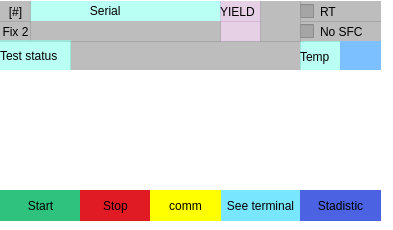
          <widget class="QFrame" name="frame_3">
           <property name="geometry">
            <rect>
             <x>10</x>
             <y>230</y>
             <width>393</width>
             <height>230</height>
            </rect>
           </property>
           <property name="styleSheet">
            <string notr="true">border-radius:0px;
background-color: rgb(255, 255, 255);</string>
           </property>
           <property name="frameShape">
            <enum>QFrame::StyledPanel</enum>
           </property>
           <property name="frameShadow">
            <enum>QFrame::Raised</enum>
           </property>
           <widget class="QLabel" name="label_20">
            <property name="geometry">
             <rect>
              <x>30</x>
              <y>1</y>
              <width>191</width>
              <height>20</height>
             </rect>
            </property>
            <property name="styleSheet">
             <string notr="true">background-color: rgba(137, 255, 235, 150);
color: rgb(0, 0, 0);</string>
            </property>
            <property name="text">
             <string>                  Serial</string>
            </property>
           </widget>
           <widget class="QLabel" name="nt_yiel_2">
            <property name="geometry">
             <rect>
              <x>220</x>
              <y>21</y>
              <width>41</width>
              <height>21</height>
             </rect>
            </property>
            <property name="styleSheet">
             <string notr="true">background-color: rgba(200, 154, 200, 118);</string>
            </property>
            <property name="text">
             <string/>
            </property>
           </widget>
           <widget class="QLabel" name="lb_status_2">
            <property name="geometry">
             <rect>
              <x>220</x>
              <y>1</y>
              <width>41</width>
              <height>21</height>
             </rect>
            </property>
            <property name="styleSheet">
             <string notr="true">color: rgb(0, 0, 0);
background-color: rgba(200, 154, 200, 118);</string>
            </property>
            <property name="text">
             <string>YIELD</string>
            </property>
           </widget>
           <widget class="QPushButton" name="nt_start_2">
            <property name="geometry">
             <rect>
              <x>0</x>
              <y>190</y>
              <width>81</width>
              <height>31</height>
             </rect>
            </property>
            <property name="styleSheet">
             <string notr="true">QPushButton{
	background-color: rgb(46, 194, 126);
}
QPushButton:hover{
	
	background-color: rgb(143, 240, 164);
	color: rgb(0, 0, 0);
}</string>
            </property>
            <property name="text">
             <string>Start</string>
            </property>
           </widget>
           <widget class="QCheckBox" name="chk_nt_status_2">
            <property name="geometry">
             <rect>
              <x>300</x>
              <y>21</y>
              <width>81</width>
              <height>21</height>
             </rect>
            </property>
            <property name="styleSheet">
             <string notr="true">background-color: rgba(151, 151, 151, 163);</string>
            </property>
            <property name="text">
             <string>No SFC</string>
            </property>
           </widget>
           <widget class="QLabel" name="nt_sn_auto_2">
            <property name="geometry">
             <rect>
              <x>30</x>
              <y>21</y>
              <width>191</width>
              <height>21</height>
             </rect>
            </property>
            <property name="styleSheet">
             <string notr="true">background-color: rgba(151, 151, 151, 163);</string>
            </property>
            <property name="text">
             <string/>
            </property>
           </widget>
           <widget class="QPushButton" name="nt_fixt_2">
            <property name="geometry">
             <rect>
              <x>0</x>
              <y>21</y>
              <width>31</width>
              <height>21</height>
             </rect>
            </property>
            <property name="styleSheet">
             <string notr="true">QPushButton{
	
	background-color: rgba(151, 151, 151, 163);
}
QPushButton:hover{
	
	
	background-color: rgba(255, 255, 255, 3);
}</string>
            </property>
            <property name="text">
             <string>Fix 2</string>
            </property>
           </widget>
           <widget class="QLabel" name="nt_status_2">
            <property name="geometry">
             <rect>
              <x>70</x>
              <y>41</y>
              <width>231</width>
              <height>31</height>
             </rect>
            </property>
            <property name="styleSheet">
             <string notr="true">background-color: rgba(151, 151, 151, 163);</string>
            </property>
            <property name="text">
             <string/>
            </property>
           </widget>
           <widget class="QPushButton" name="nt_see_2">
            <property name="geometry">
             <rect>
              <x>220</x>
              <y>190</y>
              <width>81</width>
              <height>31</height>
             </rect>
            </property>
            <property name="styleSheet">
             <string notr="true">QPushButton{
	
	background-color: rgb(121, 230, 255);
	color: rgb(0, 0, 0);
}
QPushButton:hover{
	
	background-color: rgb(0, 170, 255);
	color: rgb(255, 255, 255);
}</string>
            </property>
            <property name="text">
             <string>See terminal</string>
            </property>
           </widget>
           <widget class="QPushButton" name="nt_opc_2">
            <property name="geometry">
             <rect>
              <x>0</x>
              <y>1</y>
              <width>31</width>
              <height>21</height>
             </rect>
            </property>
            <property name="styleSheet">
             <string notr="true">QPushButton{
	
	background-color: rgba(151, 151, 151, 163);
}
QPushButton:hover{
	
	
	background-color: rgba(255, 255, 255, 3);
}</string>
            </property>
            <property name="text">
             <string>[#]</string>
            </property>
           </widget>
           <widget class="QPushButton" name="nt_stats_2">
            <property name="geometry">
             <rect>
              <x>300</x>
              <y>190</y>
              <width>81</width>
              <height>31</height>
             </rect>
            </property>
            <property name="styleSheet">
             <string notr="true">QPushButton{
background-color: qlineargradient(spread:pad, x1:0, y1:0, x2:1, y2:1, stop:1 rgba(75, 98, 226, 255));
}
QPushButton:hover{
	background-color: qconicalgradient(cx:0.5, cy:0.5, angle:0, stop:0 rgba(255, 0, 0, 255), stop:0.166 rgba(255, 255, 0, 255), stop:0.333 rgba(0, 255, 0, 255), stop:0.5 rgba(0, 255, 255, 255), stop:0.666 rgba(0, 0, 255, 255), stop:0.833 rgba(255, 0, 255, 255), stop:1 rgba(255, 0, 0, 255));
}</string>
            </property>
            <property name="text">
             <string>Stadistic</string>
            </property>
           </widget>
           <widget class="QLabel" name="label_22">
            <property name="geometry">
             <rect>
              <x>0</x>
              <y>40</y>
              <width>71</width>
              <height>31</height>
             </rect>
            </property>
            <property name="styleSheet">
             <string notr="true">background-color: rgba(137, 255, 235, 150);
color: rgb(0, 0, 0);</string>
            </property>
            <property name="text">
             <string>Test status</string>
            </property>
           </widget>
           <widget class="QPushButton" name="nt_stop_2">
            <property name="geometry">
             <rect>
              <x>80</x>
              <y>190</y>
              <width>71</width>
              <height>31</height>
             </rect>
            </property>
            <property name="styleSheet">
             <string notr="true">QPushButton{
	background-color: rgb(224, 27, 36);
}
QPushButton:hover{
	background-color: rgb(246, 97, 81);
}</string>
            </property>
            <property name="text">
             <string>Stop</string>
            </property>
           </widget>
           <widget class="QLabel" name="label_44">
            <property name="geometry">
             <rect>
              <x>300</x>
              <y>41</y>
              <width>41</width>
              <height>31</height>
             </rect>
            </property>
            <property name="styleSheet">
             <string notr="true">background-color: rgba(137, 255, 235, 150);
color: rgb(0, 0, 0);</string>
            </property>
            <property name="text">
             <string>Temp</string>
            </property>
           </widget>
           <widget class="QLabel" name="temp_2">
            <property name="geometry">
             <rect>
              <x>340</x>
              <y>41</y>
              <width>41</width>
              <height>31</height>
             </rect>
            </property>
            <property name="styleSheet">
             <string notr="true">background-color: rgb(125, 192, 255);
color: rgb(0, 0, 0);</string>
            </property>
            <property name="text">
             <string/>
            </property>
           </widget>
           <widget class="QPushButton" name="term_2">
            <property name="geometry">
             <rect>
              <x>150</x>
              <y>190</y>
              <width>71</width>
              <height>31</height>
             </rect>
            </property>
            <property name="styleSheet">
             <string notr="true">QPushButton{
	
	
	background-color: rgb(255, 255, 0);
	color: rgb(0, 0, 0);
}
QPushButton:hover{
	
	
	background-color: rgb(253, 255, 106);
	color: rgb(255, 255, 255);
}</string>
            </property>
            <property name="text">
             <string>comm</string>
            </property>
           </widget>
           <widget class="QCheckBox" name="rt_2">
            <property name="geometry">
             <rect>
              <x>300</x>
              <y>1</y>
              <width>81</width>
              <height>21</height>
             </rect>
            </property>
            <property name="styleSheet">
             <string notr="true">background-color: rgba(151, 151, 151, 163);</string>
            </property>
            <property name="text">
             <string>RT</string>
            </property>
           </widget>
           <widget class="QLabel" name="led_auto_2">
            <property name="geometry">
             <rect>
              <x>260</x>
              <y>1</y>
              <width>41</width>
              <height>41</height>
             </rect>
            </property>
            <property name="styleSheet">
             <string notr="true">background-color: rgba(151, 151, 151, 163);
color: rgb(0, 0, 0);</string>
            </property>
            <property name="text">
             <string/>
            </property>
           </widget>
           <widget class="QWidget" name="verticalLayoutWidget_2">
            <property name="geometry">
             <rect>
              <x>0</x>
              <y>70</y>
              <width>381</width>
              <height>119</height>
             </rect>
            </property>
            <layout class="QVBoxLayout" name="st_2"/>
           </widget>
          </widget>
